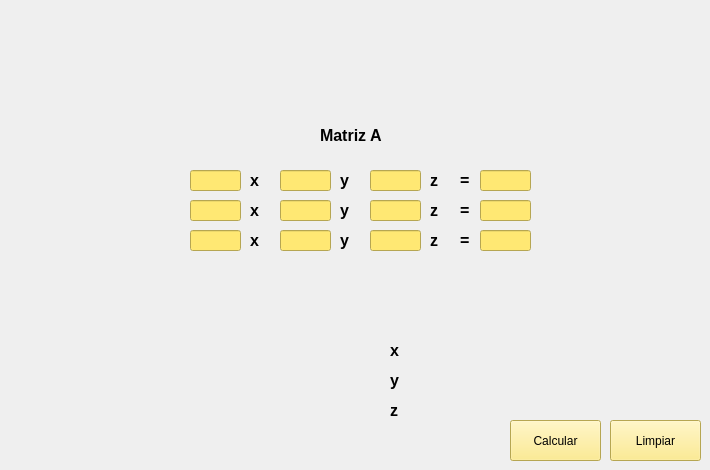
   <widget class="QWidget" name="tab_8">
    <attribute name="title">
     <string>Metodo Adjunto</string>
    </attribute>
    <widget class="QLabel" name="label_66">
     <property name="geometry">
      <rect>
       <x>18</x>
       <y>20</y>
       <width>651</width>
       <height>81</height>
      </rect>
     </property>
     <property name="text">
      <string/>
     </property>
     <property name="pixmap">
      <pixmap>METODO ADJUNTO.png</pixmap>
     </property>
    </widget>
    <widget class="QPushButton" name="btn_MetodoAdj">
     <property name="geometry">
      <rect>
       <x>510</x>
       <y>420</y>
       <width>91</width>
       <height>41</height>
      </rect>
     </property>
     <property name="styleSheet">
      <string notr="true">background-color: rgb(255, 232, 115);
color: rgb(0, 0, 0);</string>
     </property>
     <property name="text">
      <string>Calcular</string>
     </property>
    </widget>
    <widget class="QPushButton" name="btn_limpiar3_6">
     <property name="geometry">
      <rect>
       <x>610</x>
       <y>420</y>
       <width>91</width>
       <height>41</height>
      </rect>
     </property>
     <property name="styleSheet">
      <string notr="true">background-color: rgb(255, 232, 115);
color: rgb(0, 0, 0);</string>
     </property>
     <property name="text">
      <string>Limpiar</string>
     </property>
    </widget>
    <widget class="QLineEdit" name="txt_EcAdj00">
     <property name="geometry">
      <rect>
       <x>190</x>
       <y>170</y>
       <width>51</width>
       <height>21</height>
      </rect>
     </property>
     <property name="styleSheet">
      <string notr="true">background-color: rgb(255, 232, 115);
color: rgb(0, 0, 0);</string>
     </property>
    </widget>
    <widget class="QLineEdit" name="txt_EcAdj10">
     <property name="geometry">
      <rect>
       <x>190</x>
       <y>200</y>
       <width>51</width>
       <height>21</height>
      </rect>
     </property>
     <property name="styleSheet">
      <string notr="true">background-color: rgb(255, 232, 115);
color: rgb(0, 0, 0);</string>
     </property>
    </widget>
    <widget class="QLineEdit" name="txt_EcAdj22">
     <property name="geometry">
      <rect>
       <x>370</x>
       <y>230</y>
       <width>51</width>
       <height>21</height>
      </rect>
     </property>
     <property name="styleSheet">
      <string notr="true">background-color: rgb(255, 232, 115);
color: rgb(0, 0, 0);</string>
     </property>
    </widget>
    <widget class="QLineEdit" name="txt_EcAdj02">
     <property name="geometry">
      <rect>
       <x>370</x>
       <y>170</y>
       <width>51</width>
       <height>21</height>
      </rect>
     </property>
     <property name="styleSheet">
      <string notr="true">background-color: rgb(255, 232, 115);
color: rgb(0, 0, 0);</string>
     </property>
    </widget>
    <widget class="QLineEdit" name="txt_EcAdj12">
     <property name="geometry">
      <rect>
       <x>370</x>
       <y>200</y>
       <width>51</width>
       <height>21</height>
      </rect>
     </property>
     <property name="styleSheet">
      <string notr="true">background-color: rgb(255, 232, 115);
color: rgb(0, 0, 0);</string>
     </property>
    </widget>
    <widget class="QLineEdit" name="txt_EcAdj20">
     <property name="geometry">
      <rect>
       <x>190</x>
       <y>230</y>
       <width>51</width>
       <height>21</height>
      </rect>
     </property>
     <property name="styleSheet">
      <string notr="true">background-color: rgb(255, 232, 115);
color: rgb(0, 0, 0);</string>
     </property>
    </widget>
    <widget class="QLabel" name="label_72">
     <property name="geometry">
      <rect>
       <x>100</x>
       <y>150</y>
       <width>81</width>
       <height>111</height>
      </rect>
     </property>
     <property name="layoutDirection">
      <enum>Qt::LeftToRight</enum>
     </property>
     <property name="text">
      <string/>
     </property>
     <property name="pixmap">
      <pixmap>cerrar-parentesi.png</pixmap>
     </property>
    </widget>
    <widget class="QLineEdit" name="txt_EcAdj21">
     <property name="geometry">
      <rect>
       <x>280</x>
       <y>230</y>
       <width>51</width>
       <height>21</height>
      </rect>
     </property>
     <property name="styleSheet">
      <string notr="true">background-color: rgb(255, 232, 115);
color: rgb(0, 0, 0);</string>
     </property>
    </widget>
    <widget class="QLabel" name="label_73">
     <property name="geometry">
      <rect>
       <x>320</x>
       <y>120</y>
       <width>81</width>
       <height>31</height>
      </rect>
     </property>
     <property name="font">
      <font>
       <pointsize>12</pointsize>
       <bold>true</bold>
      </font>
     </property>
     <property name="text">
      <string>Matriz A </string>
     </property>
    </widget>
    <widget class="QLabel" name="label_74">
     <property name="geometry">
      <rect>
       <x>530</x>
       <y>150</y>
       <width>61</width>
       <height>111</height>
      </rect>
     </property>
     <property name="layoutDirection">
      <enum>Qt::RightToLeft</enum>
     </property>
     <property name="text">
      <string/>
     </property>
     <property name="textFormat">
      <enum>Qt::AutoText</enum>
     </property>
     <property name="pixmap">
      <pixmap>cerrar-parentesis.png</pixmap>
     </property>
    </widget>
    <widget class="QLineEdit" name="txt_EcAdj11">
     <property name="geometry">
      <rect>
       <x>280</x>
       <y>200</y>
       <width>51</width>
       <height>21</height>
      </rect>
     </property>
     <property name="styleSheet">
      <string notr="true">background-color: rgb(255, 232, 115);
color: rgb(0, 0, 0);</string>
     </property>
    </widget>
    <widget class="QLineEdit" name="txt_EcAdj01">
     <property name="geometry">
      <rect>
       <x>280</x>
       <y>170</y>
       <width>51</width>
       <height>21</height>
      </rect>
     </property>
     <property name="styleSheet">
      <string notr="true">background-color: rgb(255, 232, 115);
color: rgb(0, 0, 0);</string>
     </property>
    </widget>
    <widget class="QLabel" name="label_75">
     <property name="geometry">
      <rect>
       <x>250</x>
       <y>230</y>
       <width>21</width>
       <height>21</height>
      </rect>
     </property>
     <property name="font">
      <font>
       <pointsize>12</pointsize>
       <bold>true</bold>
      </font>
     </property>
     <property name="text">
      <string>x</string>
     </property>
    </widget>
    <widget class="QLabel" name="label_76">
     <property name="geometry">
      <rect>
       <x>250</x>
       <y>200</y>
       <width>21</width>
       <height>21</height>
      </rect>
     </property>
     <property name="font">
      <font>
       <pointsize>12</pointsize>
       <bold>true</bold>
      </font>
     </property>
     <property name="text">
      <string>x</string>
     </property>
    </widget>
    <widget class="QLabel" name="label_77">
     <property name="geometry">
      <rect>
       <x>250</x>
       <y>170</y>
       <width>21</width>
       <height>21</height>
      </rect>
     </property>
     <property name="font">
      <font>
       <pointsize>12</pointsize>
       <bold>true</bold>
      </font>
     </property>
     <property name="text">
      <string>x</string>
     </property>
    </widget>
    <widget class="QLabel" name="label_78">
     <property name="geometry">
      <rect>
       <x>340</x>
       <y>170</y>
       <width>21</width>
       <height>21</height>
      </rect>
     </property>
     <property name="font">
      <font>
       <pointsize>12</pointsize>
       <bold>true</bold>
      </font>
     </property>
     <property name="text">
      <string>y</string>
     </property>
    </widget>
    <widget class="QLabel" name="label_79">
     <property name="geometry">
      <rect>
       <x>340</x>
       <y>200</y>
       <width>21</width>
       <height>21</height>
      </rect>
     </property>
     <property name="font">
      <font>
       <pointsize>12</pointsize>
       <bold>true</bold>
      </font>
     </property>
     <property name="text">
      <string>y</string>
     </property>
    </widget>
    <widget class="QLabel" name="label_80">
     <property name="geometry">
      <rect>
       <x>340</x>
       <y>230</y>
       <width>21</width>
       <height>21</height>
      </rect>
     </property>
     <property name="font">
      <font>
       <pointsize>12</pointsize>
       <bold>true</bold>
      </font>
     </property>
     <property name="text">
      <string>y</string>
     </property>
    </widget>
    <widget class="QLabel" name="label_81">
     <property name="geometry">
      <rect>
       <x>430</x>
       <y>170</y>
       <width>21</width>
       <height>21</height>
      </rect>
     </property>
     <property name="font">
      <font>
       <pointsize>12</pointsize>
       <bold>true</bold>
      </font>
     </property>
     <property name="text">
      <string>z</string>
     </property>
    </widget>
    <widget class="QLabel" name="label_82">
     <property name="geometry">
      <rect>
       <x>430</x>
       <y>200</y>
       <width>21</width>
       <height>21</height>
      </rect>
     </property>
     <property name="font">
      <font>
       <pointsize>12</pointsize>
       <bold>true</bold>
      </font>
     </property>
     <property name="text">
      <string>z</string>
     </property>
    </widget>
    <widget class="QLabel" name="label_83">
     <property name="geometry">
      <rect>
       <x>430</x>
       <y>230</y>
       <width>21</width>
       <height>21</height>
      </rect>
     </property>
     <property name="font">
      <font>
       <pointsize>12</pointsize>
       <bold>true</bold>
      </font>
     </property>
     <property name="text">
      <string>z</string>
     </property>
    </widget>
    <widget class="QLabel" name="label_84">
     <property name="geometry">
      <rect>
       <x>460</x>
       <y>170</y>
       <width>21</width>
       <height>21</height>
      </rect>
     </property>
     <property name="font">
      <font>
       <pointsize>12</pointsize>
       <bold>true</bold>
      </font>
     </property>
     <property name="text">
      <string>=</string>
     </property>
    </widget>
    <widget class="QLabel" name="label_85">
     <property name="geometry">
      <rect>
       <x>460</x>
       <y>200</y>
       <width>21</width>
       <height>21</height>
      </rect>
     </property>
     <property name="font">
      <font>
       <pointsize>12</pointsize>
       <bold>true</bold>
      </font>
     </property>
     <property name="text">
      <string>=</string>
     </property>
    </widget>
    <widget class="QLabel" name="label_86">
     <property name="geometry">
      <rect>
       <x>460</x>
       <y>230</y>
       <width>21</width>
       <height>21</height>
      </rect>
     </property>
     <property name="font">
      <font>
       <pointsize>12</pointsize>
       <bold>true</bold>
      </font>
     </property>
     <property name="text">
      <string>=</string>
     </property>
    </widget>
    <widget class="QLineEdit" name="txt_EcMb10">
     <property name="geometry">
      <rect>
       <x>480</x>
       <y>200</y>
       <width>51</width>
       <height>21</height>
      </rect>
     </property>
     <property name="styleSheet">
      <string notr="true">background-color: rgb(255, 232, 115);
color: rgb(0, 0, 0);</string>
     </property>
    </widget>
    <widget class="QLineEdit" name="txt_EcMb20">
     <property name="geometry">
      <rect>
       <x>480</x>
       <y>230</y>
       <width>51</width>
       <height>21</height>
      </rect>
     </property>
     <property name="styleSheet">
      <string notr="true">background-color: rgb(255, 232, 115);
color: rgb(0, 0, 0);</string>
     </property>
    </widget>
    <widget class="QLineEdit" name="txt_EcMb00">
     <property name="geometry">
      <rect>
       <x>480</x>
       <y>170</y>
       <width>51</width>
       <height>21</height>
      </rect>
     </property>
     <property name="styleSheet">
      <string notr="true">background-color: rgb(255, 232, 115);
color: rgb(0, 0, 0);</string>
     </property>
    </widget>
    <widget class="QLabel" name="label_87">
     <property name="geometry">
      <rect>
       <x>390</x>
       <y>340</y>
       <width>21</width>
       <height>21</height>
      </rect>
     </property>
     <property name="font">
      <font>
       <pointsize>12</pointsize>
       <bold>true</bold>
      </font>
     </property>
     <property name="text">
      <string>x</string>
     </property>
    </widget>
    <widget class="QLabel" name="label_88">
     <property name="geometry">
      <rect>
       <x>390</x>
       <y>400</y>
       <width>21</width>
       <height>21</height>
      </rect>
     </property>
     <property name="font">
      <font>
       <pointsize>12</pointsize>
       <bold>true</bold>
      </font>
     </property>
     <property name="text">
      <string>z</string>
     </property>
    </widget>
    <widget class="QLabel" name="label_89">
     <property name="geometry">
      <rect>
       <x>390</x>
       <y>370</y>
       <width>21</width>
       <height>21</height>
      </rect>
     </property>
     <property name="font">
      <font>
       <pointsize>12</pointsize>
       <bold>true</bold>
      </font>
     </property>
     <property name="text">
      <string>y</string>
     </property>
    </widget>
    <widget class="QLabel" name="label_90">
     <property name="geometry">
      <rect>
       <x>240</x>
       <y>320</y>
       <width>81</width>
       <height>111</height>
      </rect>
     </property>
     <property name="layoutDirection">
      <enum>Qt::LeftToRight</enum>
     </property>
     <property name="text">
      <string/>
     </property>
     <property name="pixmap">
      <pixmap>cerrar-parentesi.png</pixmap>
     </property>
    </widget>
    <widget class="QLabel" name="label_91">
     <property name="geometry">
      <rect>
       <x>400</x>
       <y>320</y>
       <width>61</width>
       <height>111</height>
      </rect>
     </property>
     <property name="layoutDirection">
      <enum>Qt::RightToLeft</enum>
     </property>
     <property name="text">
      <string/>
     </property>
     <property name="textFormat">
      <enum>Qt::AutoText</enum>
     </property>
     <property name="pixmap">
      <pixmap>cerrar-parentesis.png</pixmap>
     </property>
    </widget>
    <widget class="QLabel" name="lbl_Mc20">
     <property name="geometry">
      <rect>
       <x>320</x>
       <y>400</y>
       <width>61</width>
       <height>16</height>
      </rect>
     </property>
     <property name="font">
      <font>
       <pointsize>10</pointsize>
       <bold>true</bold>
      </font>
     </property>
     <property name="text">
      <string/>
     </property>
    </widget>
    <widget class="QLabel" name="lbl_Mc00">
     <property name="geometry">
      <rect>
       <x>320</x>
       <y>340</y>
       <width>61</width>
       <height>16</height>
      </rect>
     </property>
     <property name="font">
      <font>
       <pointsize>10</pointsize>
       <bold>true</bold>
      </font>
     </property>
     <property name="text">
      <string/>
     </property>
    </widget>
    <widget class="QLabel" name="lbl_Mc10">
     <property name="geometry">
      <rect>
       <x>320</x>
       <y>370</y>
       <width>61</width>
       <height>16</height>
      </rect>
     </property>
     <property name="font">
      <font>
       <pointsize>10</pointsize>
       <bold>true</bold>
      </font>
     </property>
     <property name="text">
      <string/>
     </property>
    </widget>
   </widget>
